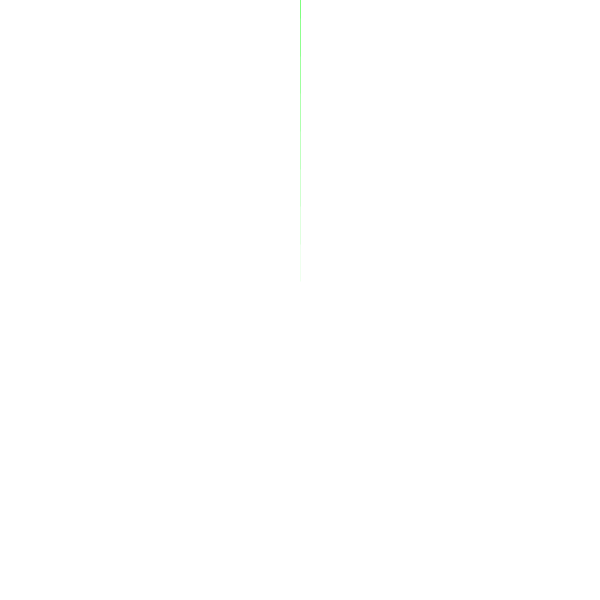
Frame 1 (no input)
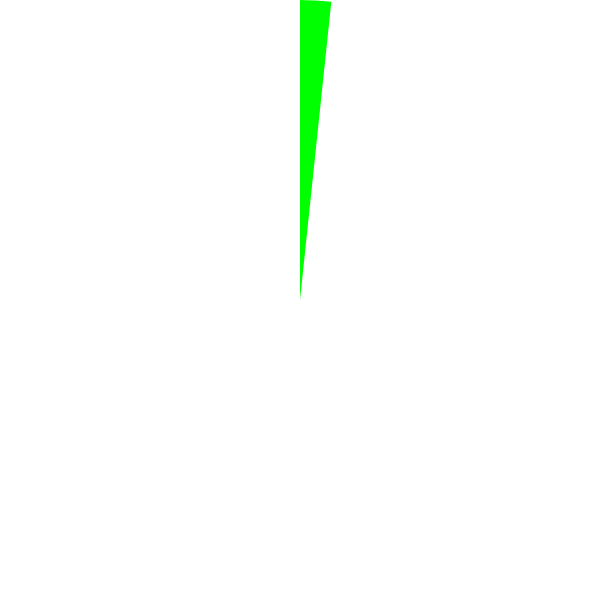
Frame 60 (no input)
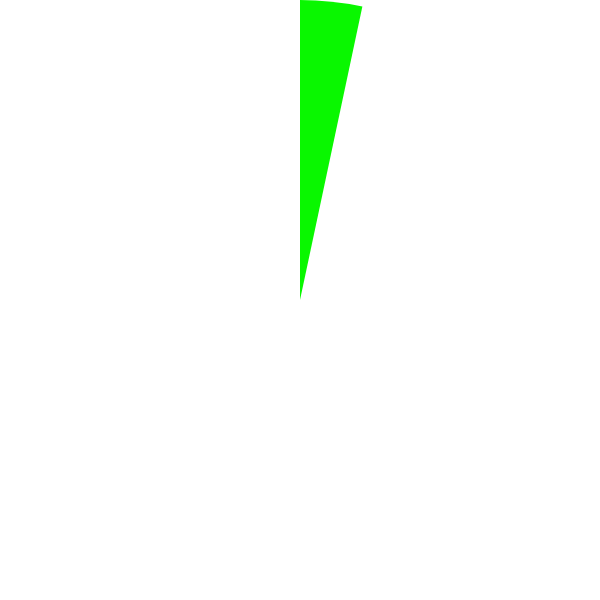
Frame 120 (the mouse pressed at the canvas centre since frame 60)

The p5.js sketch that drew these frames (run headless with seeded random() and noise() and a simulated clock; from frame 60 on, the mouse is pressed at the canvas centre):

// p5.js sketch
// ── sketch.js
let w = 600
let h = 600;

let seconds, milliseconds;

function setup() {

  createCanvas(w, h);
  angleMode(DEGREES);

  noStroke();
  fill(255, 0, 0);
}

function draw() {

  background(255);

  milliseconds = int(millis() % 60000);
  seconds = milliseconds / 1000;
  //seconds = int(milliseconds / 1000);


  push();
  translate(w / 2, h / 2);
  rotate(-90);
  fill(map(int(seconds), 0, 60, 0, 255), map(int(seconds), 0, 60, 255, 0), 0);
  //fill(150);
  arc(0, 0, w, w, 0, seconds * 6, PIE);
  //fill(map(int(seconds),0,60,0,255),map(int(seconds),0,60,255,0),0);
  //arc(0,0, w, w, int(seconds * 6) - int(seconds*6)%10, seconds*6, PIE);
  pop();

}
